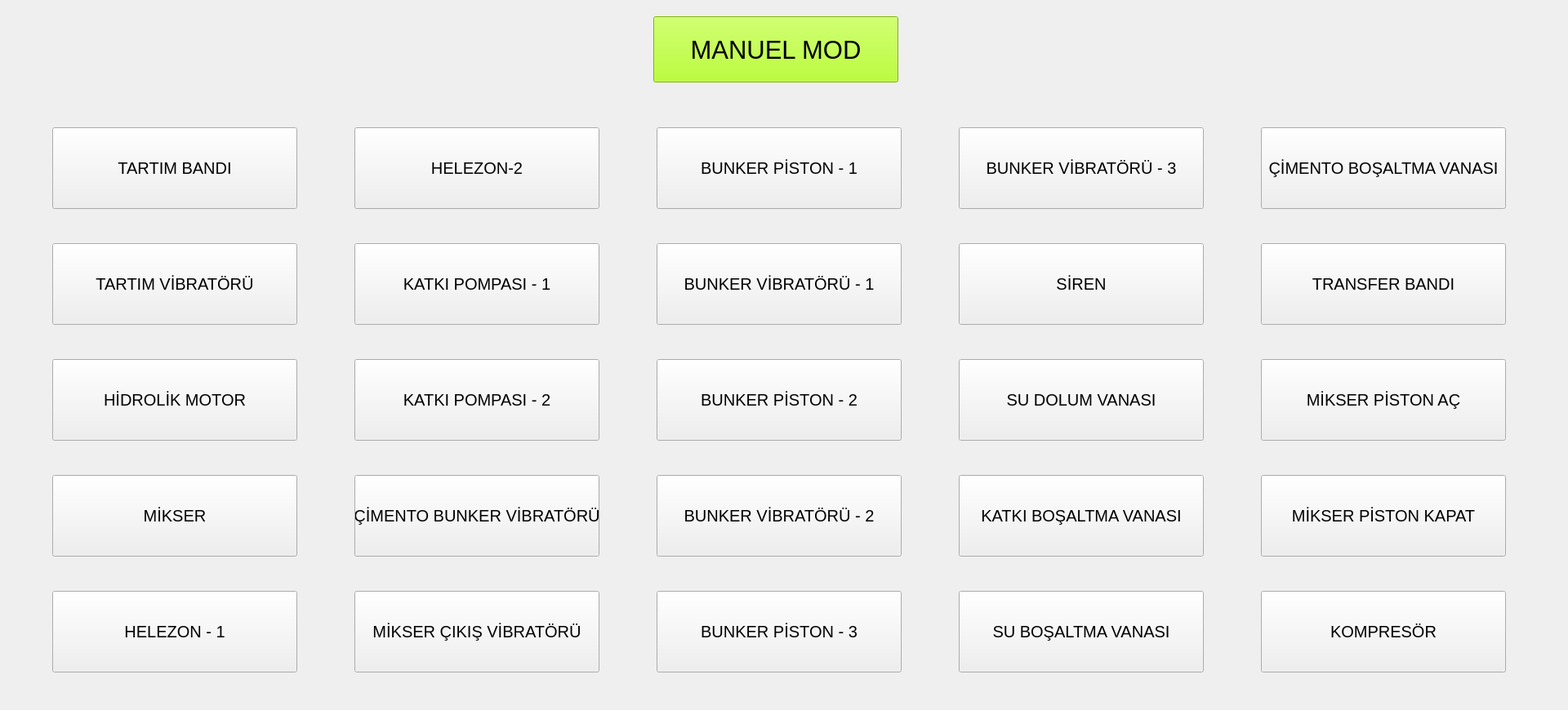
    <widget class="QWidget" name="manuel_sayfasi">
     <widget class="QWidget" name="layoutWidget">
      <property name="geometry">
       <rect>
        <x>0</x>
        <y>120</y>
        <width>1911</width>
        <height>741</height>
       </rect>
      </property>
      <layout class="QGridLayout" name="gridLayout">
       <item row="2" column="0">
        <widget class="QPushButton" name="HDRLK_MTR_Y">
         <property name="maximumSize">
          <size>
           <width>300</width>
           <height>100</height>
          </size>
         </property>
         <property name="font">
          <font>
           <pointsize>15</pointsize>
          </font>
         </property>
         <property name="text">
          <string>HİDROLİK MOTOR</string>
         </property>
        </widget>
       </item>
       <item row="1" column="3">
        <widget class="QPushButton" name="SRN_Y">
         <property name="maximumSize">
          <size>
           <width>300</width>
           <height>100</height>
          </size>
         </property>
         <property name="font">
          <font>
           <pointsize>15</pointsize>
          </font>
         </property>
         <property name="text">
          <string>SİREN</string>
         </property>
        </widget>
       </item>
       <item row="1" column="2">
        <widget class="QPushButton" name="BNKR_VBR_1_Y">
         <property name="maximumSize">
          <size>
           <width>300</width>
           <height>100</height>
          </size>
         </property>
         <property name="font">
          <font>
           <pointsize>15</pointsize>
          </font>
         </property>
         <property name="text">
          <string>BUNKER VİBRATÖRÜ - 1</string>
         </property>
        </widget>
       </item>
       <item row="2" column="1">
        <widget class="QPushButton" name="KTK_PMP_2_Y">
         <property name="maximumSize">
          <size>
           <width>300</width>
           <height>100</height>
          </size>
         </property>
         <property name="font">
          <font>
           <pointsize>15</pointsize>
          </font>
         </property>
         <property name="text">
          <string>KATKI POMPASI - 2</string>
         </property>
         <property name="autoDefault">
          <bool>false</bool>
         </property>
         <property name="default">
          <bool>false</bool>
         </property>
         <property name="flat">
          <bool>false</bool>
         </property>
        </widget>
       </item>
       <item row="2" column="2">
        <widget class="QPushButton" name="BNKR_PSTN_2_Y">
         <property name="maximumSize">
          <size>
           <width>300</width>
           <height>100</height>
          </size>
         </property>
         <property name="font">
          <font>
           <pointsize>15</pointsize>
          </font>
         </property>
         <property name="text">
          <string>BUNKER PİSTON - 2</string>
         </property>
        </widget>
       </item>
       <item row="1" column="0">
        <widget class="QPushButton" name="TRTM_VBR_Y">
         <property name="maximumSize">
          <size>
           <width>300</width>
           <height>100</height>
          </size>
         </property>
         <property name="font">
          <font>
           <pointsize>15</pointsize>
          </font>
         </property>
         <property name="text">
          <string>TARTIM VİBRATÖRÜ</string>
         </property>
        </widget>
       </item>
       <item row="1" column="1">
        <widget class="QPushButton" name="KTK_PMP_1_Y">
         <property name="maximumSize">
          <size>
           <width>300</width>
           <height>100</height>
          </size>
         </property>
         <property name="font">
          <font>
           <pointsize>15</pointsize>
          </font>
         </property>
         <property name="text">
          <string>KATKI POMPASI - 1</string>
         </property>
         <property name="autoDefault">
          <bool>false</bool>
         </property>
         <property name="default">
          <bool>false</bool>
         </property>
         <property name="flat">
          <bool>false</bool>
         </property>
        </widget>
       </item>
       <item row="0" column="3">
        <widget class="QPushButton" name="BNKR_VBR_3_Y">
         <property name="maximumSize">
          <size>
           <width>300</width>
           <height>100</height>
          </size>
         </property>
         <property name="font">
          <font>
           <pointsize>15</pointsize>
          </font>
         </property>
         <property name="text">
          <string>BUNKER VİBRATÖRÜ - 3</string>
         </property>
        </widget>
       </item>
       <item row="0" column="2">
        <widget class="QPushButton" name="BNKR_PSTN_1_Y">
         <property name="maximumSize">
          <size>
           <width>300</width>
           <height>100</height>
          </size>
         </property>
         <property name="font">
          <font>
           <pointsize>15</pointsize>
          </font>
         </property>
         <property name="text">
          <string>BUNKER PİSTON - 1</string>
         </property>
        </widget>
       </item>
       <item row="4" column="3">
        <widget class="QPushButton" name="SU_BSLTM_VN_Y">
         <property name="maximumSize">
          <size>
           <width>300</width>
           <height>100</height>
          </size>
         </property>
         <property name="font">
          <font>
           <pointsize>15</pointsize>
          </font>
         </property>
         <property name="text">
          <string>SU BOŞALTMA VANASI</string>
         </property>
        </widget>
       </item>
       <item row="3" column="3">
        <widget class="QPushButton" name="KTK_BSLT_VN_Y">
         <property name="maximumSize">
          <size>
           <width>300</width>
           <height>100</height>
          </size>
         </property>
         <property name="font">
          <font>
           <pointsize>15</pointsize>
          </font>
         </property>
         <property name="text">
          <string>KATKI BOŞALTMA VANASI</string>
         </property>
        </widget>
       </item>
       <item row="2" column="3">
        <widget class="QPushButton" name="SU_DLM_VN_Y">
         <property name="maximumSize">
          <size>
           <width>300</width>
           <height>100</height>
          </size>
         </property>
         <property name="font">
          <font>
           <pointsize>15</pointsize>
          </font>
         </property>
         <property name="text">
          <string>SU DOLUM VANASI</string>
         </property>
        </widget>
       </item>
       <item row="3" column="1">
        <widget class="QPushButton" name="CMT_BNKR_VBR_Y">
         <property name="maximumSize">
          <size>
           <width>300</width>
           <height>100</height>
          </size>
         </property>
         <property name="font">
          <font>
           <pointsize>15</pointsize>
          </font>
         </property>
         <property name="text">
          <string>ÇİMENTO BUNKER VİBRATÖRÜ</string>
         </property>
        </widget>
       </item>
       <item row="3" column="0">
        <widget class="QPushButton" name="MKSR_ANA_Y">
         <property name="maximumSize">
          <size>
           <width>300</width>
           <height>100</height>
          </size>
         </property>
         <property name="font">
          <font>
           <pointsize>15</pointsize>
          </font>
         </property>
         <property name="text">
          <string>MİKSER</string>
         </property>
         <property name="autoDefault">
          <bool>false</bool>
         </property>
         <property name="default">
          <bool>false</bool>
         </property>
         <property name="flat">
          <bool>false</bool>
         </property>
        </widget>
       </item>
       <item row="3" column="2">
        <widget class="QPushButton" name="BNKR_VBR_2_Y">
         <property name="maximumSize">
          <size>
           <width>300</width>
           <height>100</height>
          </size>
         </property>
         <property name="font">
          <font>
           <pointsize>15</pointsize>
          </font>
         </property>
         <property name="text">
          <string>BUNKER VİBRATÖRÜ - 2</string>
         </property>
        </widget>
       </item>
       <item row="4" column="0">
        <widget class="QPushButton" name="HLZN_1_Y">
         <property name="maximumSize">
          <size>
           <width>300</width>
           <height>100</height>
          </size>
         </property>
         <property name="font">
          <font>
           <pointsize>15</pointsize>
          </font>
         </property>
         <property name="text">
          <string>HELEZON - 1</string>
         </property>
        </widget>
       </item>
       <item row="4" column="1">
        <widget class="QPushButton" name="MKR_CKS_VB_Y">
         <property name="maximumSize">
          <size>
           <width>300</width>
           <height>100</height>
          </size>
         </property>
         <property name="font">
          <font>
           <pointsize>15</pointsize>
          </font>
         </property>
         <property name="text">
          <string>MİKSER ÇIKIŞ VİBRATÖRÜ</string>
         </property>
        </widget>
       </item>
       <item row="4" column="2">
        <widget class="QPushButton" name="BNKR_PSTN_3_Y">
         <property name="maximumSize">
          <size>
           <width>300</width>
           <height>100</height>
          </size>
         </property>
         <property name="font">
          <font>
           <pointsize>15</pointsize>
          </font>
         </property>
         <property name="text">
          <string>BUNKER PİSTON - 3</string>
         </property>
        </widget>
       </item>
       <item row="0" column="1">
        <widget class="QPushButton" name="HLZN_2_Y">
         <property name="maximumSize">
          <size>
           <width>300</width>
           <height>100</height>
          </size>
         </property>
         <property name="font">
          <font>
           <pointsize>15</pointsize>
          </font>
         </property>
         <property name="text">
          <string>HELEZON-2</string>
         </property>
        </widget>
       </item>
       <item row="0" column="0">
        <widget class="QPushButton" name="TRTM_BND_Y">
         <property name="maximumSize">
          <size>
           <width>300</width>
           <height>100</height>
          </size>
         </property>
         <property name="font">
          <font>
           <pointsize>15</pointsize>
          </font>
         </property>
         <property name="text">
          <string>TARTIM BANDI</string>
         </property>
         <property name="autoDefault">
          <bool>false</bool>
         </property>
         <property name="default">
          <bool>false</bool>
         </property>
         <property name="flat">
          <bool>false</bool>
         </property>
        </widget>
       </item>
       <item row="0" column="4">
        <widget class="QPushButton" name="CMNT_BSLT_VN_Y">
         <property name="maximumSize">
          <size>
           <width>300</width>
           <height>100</height>
          </size>
         </property>
         <property name="font">
          <font>
           <pointsize>15</pointsize>
          </font>
         </property>
         <property name="text">
          <string>ÇİMENTO BOŞALTMA VANASI</string>
         </property>
        </widget>
       </item>
       <item row="1" column="4">
        <widget class="QPushButton" name="TRNSFR_BND_Y">
         <property name="maximumSize">
          <size>
           <width>300</width>
           <height>100</height>
          </size>
         </property>
         <property name="font">
          <font>
           <pointsize>15</pointsize>
          </font>
         </property>
         <property name="text">
          <string>TRANSFER BANDI</string>
         </property>
        </widget>
       </item>
       <item row="2" column="4">
        <widget class="QPushButton" name="MKSR_PSTN_ACM_Y">
         <property name="maximumSize">
          <size>
           <width>300</width>
           <height>100</height>
          </size>
         </property>
         <property name="font">
          <font>
           <pointsize>15</pointsize>
          </font>
         </property>
         <property name="text">
          <string>MİKSER PİSTON AÇ</string>
         </property>
        </widget>
       </item>
       <item row="3" column="4">
        <widget class="QPushButton" name="MKSR_PSTN_KPTM_Y">
         <property name="maximumSize">
          <size>
           <width>300</width>
           <height>100</height>
          </size>
         </property>
         <property name="font">
          <font>
           <pointsize>15</pointsize>
          </font>
         </property>
         <property name="text">
          <string>MİKSER PİSTON KAPAT</string>
         </property>
        </widget>
       </item>
       <item row="4" column="4">
        <widget class="QPushButton" name="KMPRSR_Y">
         <property name="maximumSize">
          <size>
           <width>300</width>
           <height>100</height>
          </size>
         </property>
         <property name="font">
          <font>
           <pointsize>15</pointsize>
          </font>
         </property>
         <property name="text">
          <string>KOMPRESÖR</string>
         </property>
        </widget>
       </item>
      </layout>
     </widget>
     <widget class="QPushButton" name="mod_butonu">
      <property name="geometry">
       <rect>
        <x>800</x>
        <y>20</y>
        <width>300</width>
        <height>81</height>
       </rect>
      </property>
      <property name="maximumSize">
       <size>
        <width>300</width>
        <height>100</height>
       </size>
      </property>
      <property name="font">
       <font>
        <pointsize>23</pointsize>
       </font>
      </property>
      <property name="styleSheet">
       <string notr="true">background-color: rgb(170, 255, 0);</string>
      </property>
      <property name="text">
       <string>MANUEL MOD</string>
      </property>
     </widget>
    </widget>
